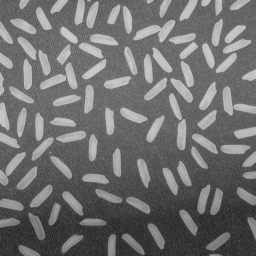
#> input picture cv09/data/cv09_rice.bmp, 256 x 256 px
$ jupyter execute main.ipynb
#> lines starting #> are read from the running program, lines starting #| are printed output that depends on the picture
[cell 1]
# mady by Martin "Granc3k" Šimon
import cv2
import numpy as np
import matplotlib.pyplot as plt

# Load obrázku
img = cv2.imread("./data/cv09_rice.bmp", cv2.IMREAD_GRAYSCALE)
#> img is the input picture: shape (256, 256); min 40, max 204, mean 111.2

# Top-hat předzpracování
se = cv2.getStructuringElement(
    cv2.MORPH_ELLIPSE, (21, 21)
)  # ekvivalent strel('disk',10)
tophat_img = cv2.morphologyEx(img, cv2.MORPH_TOPHAT, se)
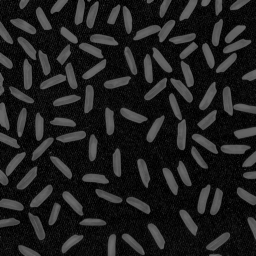
#> tophat_img: shape (256, 256); min 0, max 110, mean 31.5

# Segmentace pomocí ručně voleného prahu (můžeš upravit dle potřeby)
threshold = 70
segm = np.zeros_like(tophat_img, dtype=np.uint8)
segm[tophat_img >= threshold] = 1

# Identifikace objektů a calc těžišť
num_labels, labels = cv2.connectedComponents(segm, connectivity=4)

# Coords těžišť validních objektů
min_area = 90
xT, yT = [], []
valid_labels = 0

for label in range(1, num_labels):  # 0 je pozadí
    mask = (labels == label).astype(np.uint8)

    if cv2.countNonZero(mask) < min_area:
        continue

    M = cv2.moments(mask)
    if M["m00"] != 0:
        cx = int(M["m10"] / M["m00"])
        cy = int(M["m01"] / M["m00"])
        xT.append(cx)
        yT.append(cy)
        valid_labels += 1

# Finální print
rows, cols = 2, 3
fig, axs = plt.subplots(rows, cols, figsize=(14, 8))

# Segmentace
axs[0, 0].imshow(segm, cmap="gray")
axs[0, 0].set_title("Segmentace")
axs[0, 0].axis("off")

# Top-hat obraz
axs[0, 1].imshow(tophat_img, cmap="gray")
axs[0, 1].set_title("Top-hat")
axs[0, 1].axis("off")

# Původní obraz s těžišti
axs[0, 2].imshow(img, cmap="gray")
axs[0, 2].plot(xT, yT, "r+", markersize=5)
axs[0, 2].set_title("Těžiště")
axs[0, 2].axis("off")

# Histogram původního obrázku (nevyhlazený)
axs[1, 0].hist(img.ravel(), bins=256, color="blue")
axs[1, 0].set_title("Histogram původního obrázku")
axs[1, 0].set_xlim([0, 256])

# Histogram top-hat obrazu s prahem
axs[1, 1].hist(tophat_img.ravel(), bins=256, color="blue")
axs[1, 1].axvline(threshold, color="red", label=f"Práh = {threshold}")
axs[1, 1].set_title("Histogram Top-hat")
axs[1, 1].set_xlim([0, 256])
axs[1, 1].legend()

# Nevyužitý subplot – skryjeme ho
axs[1, 2].axis("off")

plt.tight_layout()
plt.show()
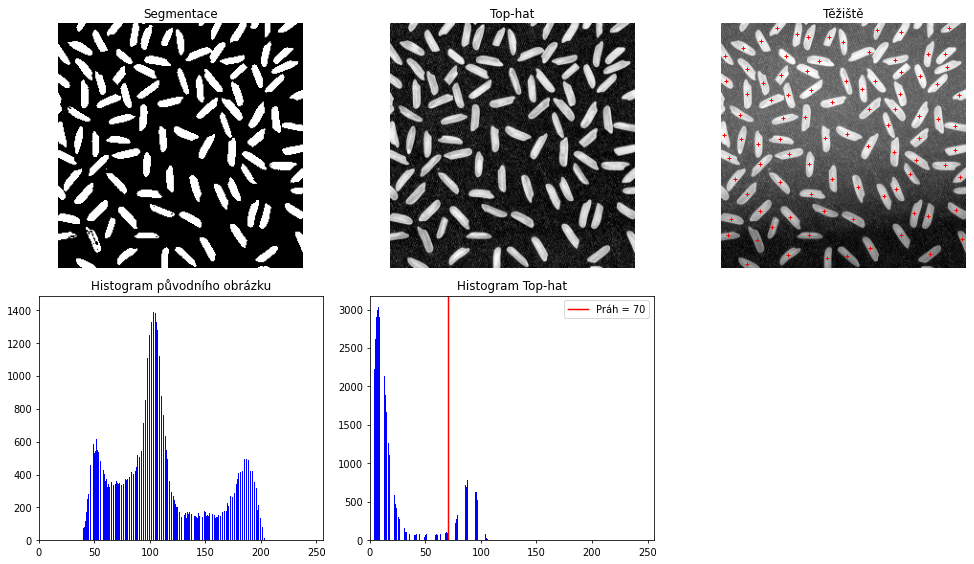
#> figure drawn by matplotlib, 5 panels; panel 4: tallest bar 1419 high, from x = 103.4 to 104.1; panel 5: tallest bar 3031 high, from x = 7.73 to 8.16

# 6. Výpis výsledku
print(f"Počet zrníček rýže na top-hat obrazu: {valid_labels}")

$ run again, with cv09/data/cv09_bunkyB.bmp copied over cv09/data/cv09_rice.bmp
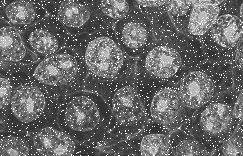
#> input picture cv09/data/cv09_bunkyB.bmp, 243 x 156 px
#> img is the input picture: shape (156, 243); min 44, max 255, mean 104.4
#> `tophat_img = cv2.morphologyEx(img, cv2.MORPH_TOPHAT, se)`:
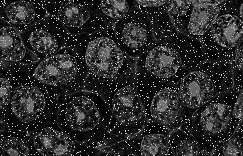
#> tophat_img: shape (156, 243); min 0, max 209, mean 43.3
